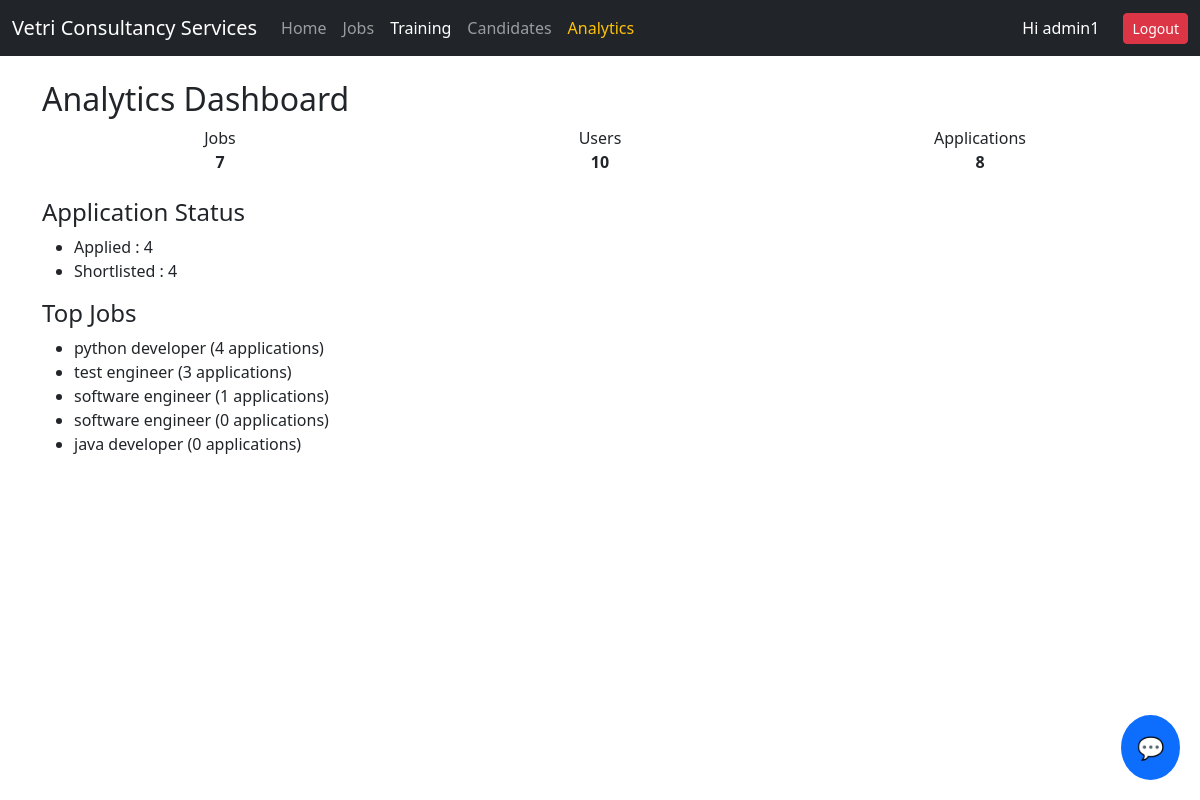
The app's page /dashboard/admin/analytics/ (signed in) with its own data.
### jobs/models.py (models this page shows, shortened)
class Job(models.Model):
    title = models.CharField(max_length=200)
    company = models.CharField(max_length=200)
    location = models.CharField(max_length=200)
    description = models.TextField()
    posted_on = models.DateTimeField(auto_now_add=True)

### dashboard/views.py (the view)
# urls.py: path("admin/analytics/", views.admin_analytics, name="admin_analytics"),
@user_passes_test(lambda u: u.is_superuser)
def admin_analytics(request):
    total_jobs = Job.objects.count()
    total_users = User.objects.count()
    total_applications = JobApplication.objects.count()
    status_stats = JobApplication.objects.values("status").annotate(
        count=Count("id")
    )
    popular_jobs = Job.objects.annotate(
        app_count=Count("jobapplication")
    ).order_by("-app_count")[:5]
    context = {
        "total_jobs": total_jobs,
        "total_users": total_users,
        "total_applications": total_applications,
        "status_stats": status_stats,
        "popular_jobs": popular_jobs,
    }
    return render(request, "dashboard/admin_analytics.html", context)

### templates/dashboard/admin_analytics.html
{% extends "base.html" %}
{% block content %}
<h2>Analytics Dashboard</h2>
<div class="row text-center mb-4">
  <div class="col">Jobs<br><strong>{{ total_jobs }}</strong></div>
  <div class="col">Users<br><strong>{{ total_users }}</strong></div>
  <div class="col">Applications<br><strong>{{ total_applications }}</strong></div>
</div>
<h4>Application Status</h4>
<ul>
  {% for s in status_stats %}
    <li>{{ s.status|title }} : {{ s.count }}</li>
  {% endfor %}
</ul>
<h4>Top Jobs</h4>
<ul>
  {% for job in popular_jobs %}
    <li>{{ job.title }} ({{ job.app_count }} applications)</li>
  {% endfor %}
</ul>
{% endblock %}

### templates/base.html (shortened to what this page needs)
<!DOCTYPE html>
<html>
<head>
    {% load static %}
    <link href="https://cdn.jsdelivr.net/npm/bootstrap@5.3.2/dist/css/bootstrap.min.css" rel="stylesheet">
    <link rel="stylesheet" href="{% static 'chatbot/chat.css' %}">
</head>
<body>
{% load socialaccount %}
<nav class="navbar navbar-expand-lg navbar-dark bg-dark">
  <div class="container-fluid">
    <a class="navbar-brand" href="{% url 'jobs:list' %}">
      Vetri Consultancy Services
    </a>
    <div class="collapse navbar-collapse" id="navbarNav">
      <ul class="navbar-nav me-auto">
        <li class="nav-item">
          <a class="nav-link" href="{% url 'jobs:list' %}">Home</a>
        </li>
        <li class="nav-item">
          <a class="nav-link" href="{% url 'jobs:list' %}">Jobs</a>
        </li>
        <a href="{% url 'training:home' %}" class="nav-link text-white">Training</a>
        {% if user.is_authenticated and user.is_staff %}
          <li class="nav-item">
            <a class="nav-link" href="{% url 'dashboard:admin_candidates' %}">
              Candidates
            </a>
          </li>
          <li class="nav-item">
            <a class="nav-link text-warning"
               href="{% url 'dashboard:admin_analytics' %}">
              Analytics
            </a>
          </li>
        {% endif %}
      </ul>
      <ul class="navbar-nav ms-auto align-items-center">
        {% if user.is_authenticated %}
          {% if user.is_staff %}
            <li class="nav-item text-white me-3">
              Hi {{ user.username }}
            </li>
          {% endif %}
          <li class="nav-item ms-2">
            <form method="post" action="{% url 'logout' %}">
              <button type="submit" class="btn btn-danger btn-sm">
                Logout
              </button>
            </form>
          </li>
        {% endif %}
      </ul>
    </div>
  </div>
</nav>
<div class="container mt-4">
    {% block content %}{% endblock %}
</div>
{% include "chatbot/chat_widget.html" %}
</body>
</html>

### records on screen
Job: title "python developer", app_count "4"
Job: title "test engineer", app_count "3"
Job: title "software engineer", app_count "1"
Job: title "software engineer", app_count "0"
Job: title "java developer", app_count "0"

### other values on screen
{{ user.username }} "admin1"
{{ total_jobs }} "7"
{{ total_users }} "10"
{{ total_applications }} "8"
{{ s.status|title }} "Applied" "Shortlisted"
{{ s.count }} "4" "4"
